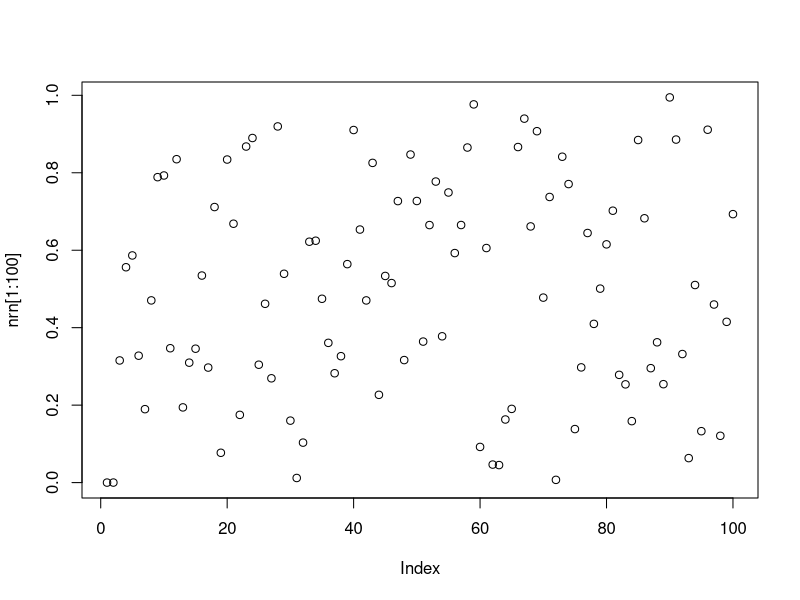
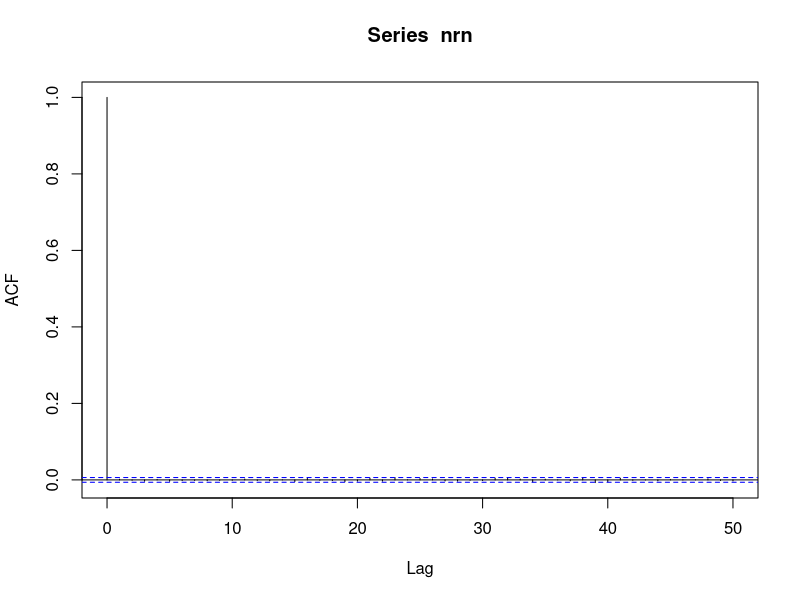
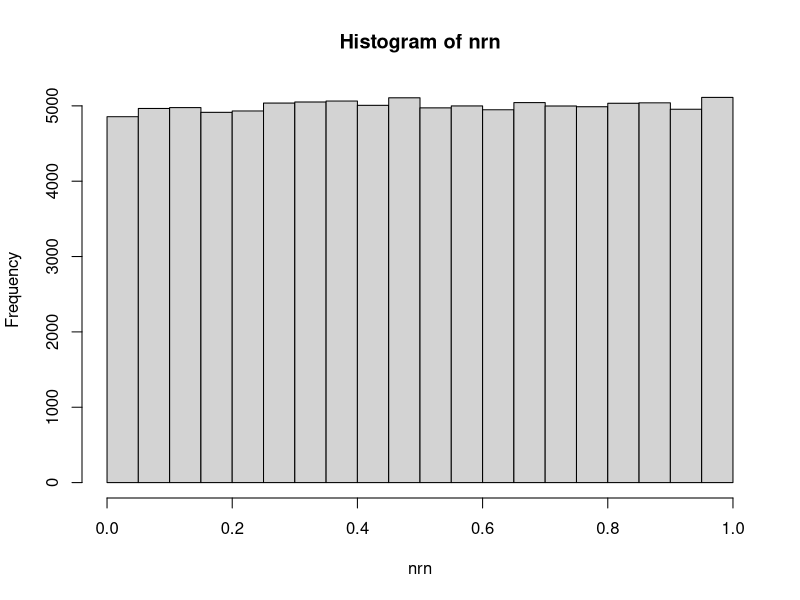
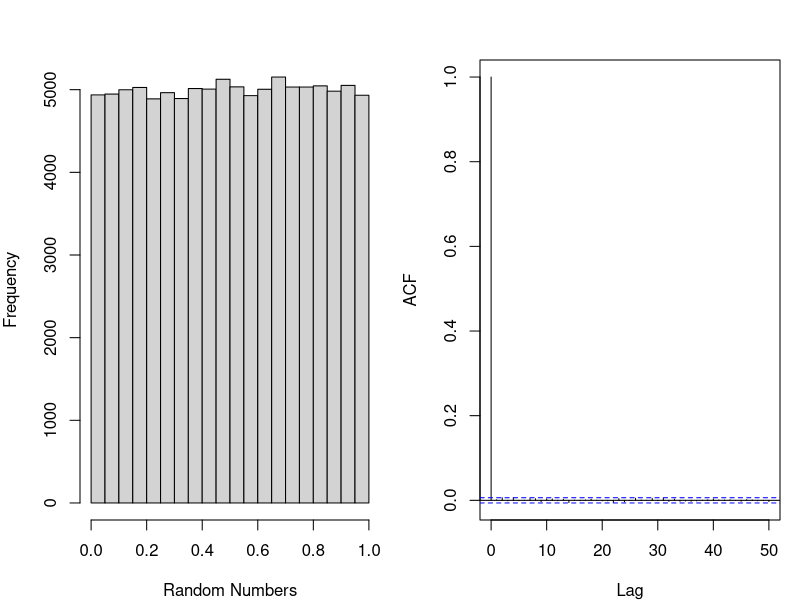
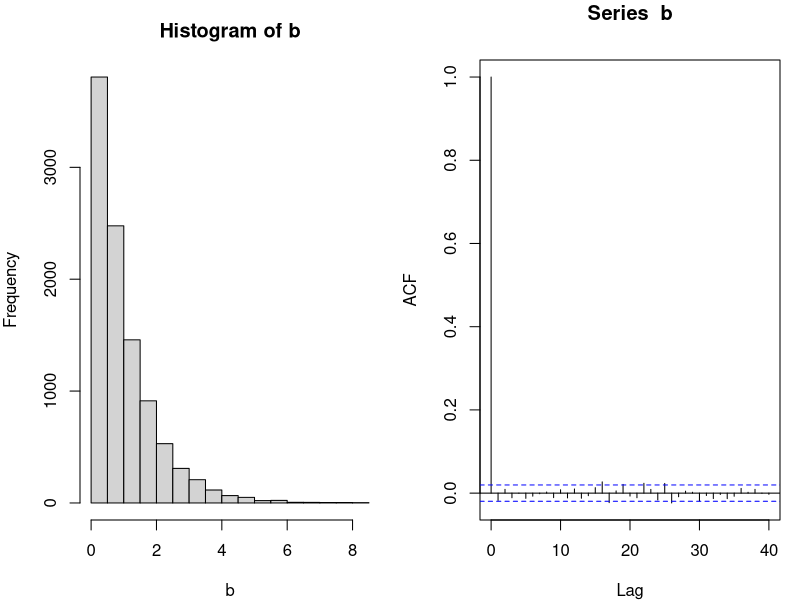
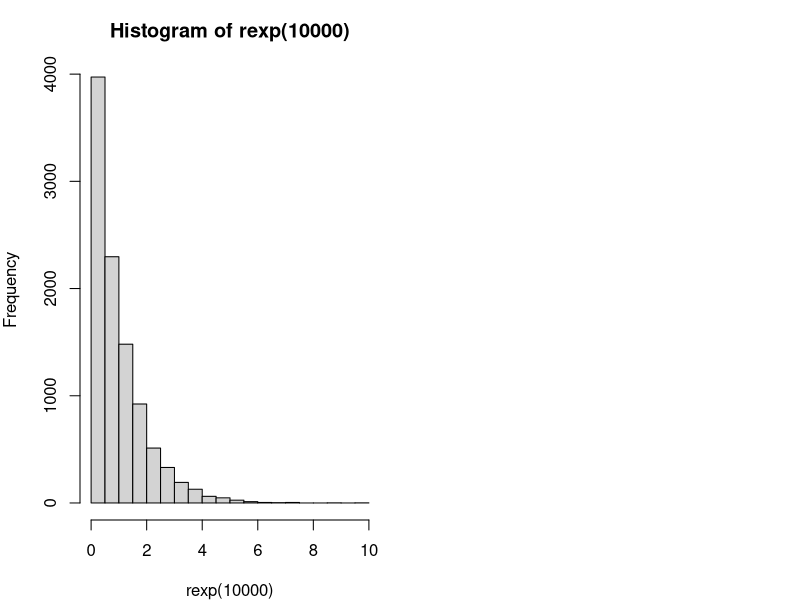
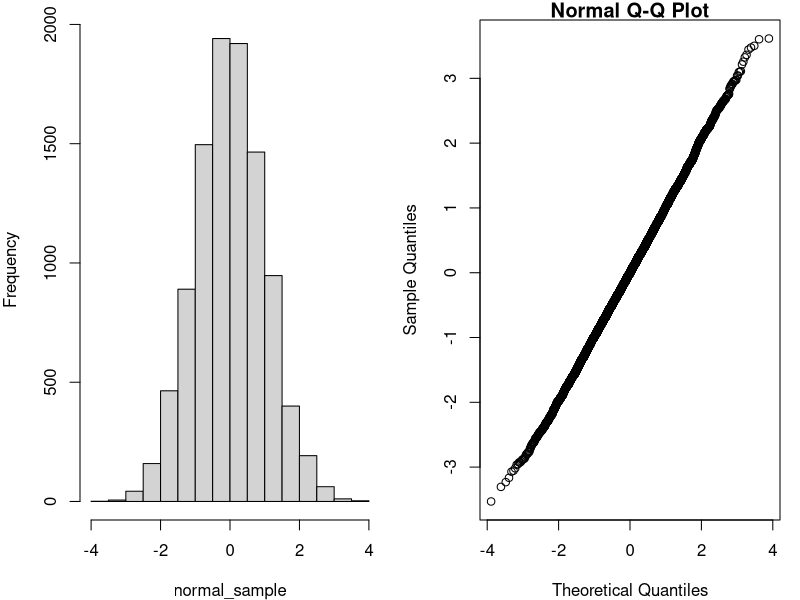
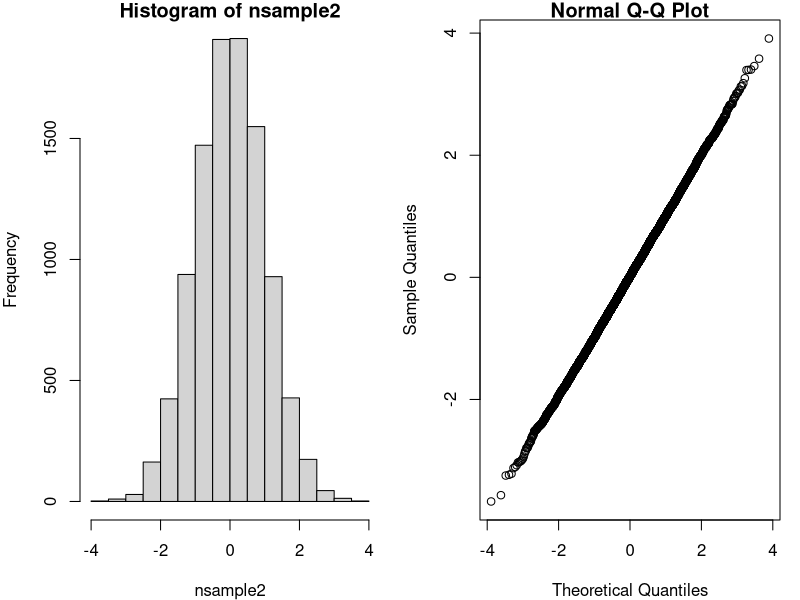

Write R code to recreate these figures, in order.
## ---- chunk 1


A <- 7^5
M <-  2^31-1

N <- 100000
rn <- rep (0, N)
rn[1] <- 10
for (i in 2:length (rn))
{
    rn[i] <- (A * rn[i-1] ) %% M
}

nrn <- rn/(M-2)
plot (nrn[1:100])
acf (nrn)
hist (nrn)


n <- 100000
a <- runif(n)
par(mfrow=c(1,2),mar=c(4,4,3,1))
hist(a,xlab="Random Numbers",main="")

acf(a,main="")

## ---- chunk 2
# generate exponenail random numbers

#use method of inverse cdf to generate iid sample from exp(1)
gen_exp <- function(n)
{
    #generate unif(0,) random numbers
    u <- runif(n)
    #transform the random numbers
    -log(1-u)
}

b <- gen_exp (10000)
hist (b)
acf (b)

## r built in generators
hist (rexp (10000))

## ---- chunk 3
gen_normal <- function(n)
{
    #calculates size of random samples, which is greater than half of n
    size_sample <- ceiling(n/2)
    
    R <- sqrt(2*rexp(size_sample))
    theta <- runif(size_sample,0,2*pi)
    
    X <- R*cos(theta)  
    Y <- R*sin(theta)
    
    c(X,Y)[1:n]  
}

normal_sample <- gen_normal(10000)

par(mfrow=c(1,2),mar=c(4,4,1,1))

hist(normal_sample,main="")

qqnorm(normal_sample)

nsample2 <- rnorm (10000) 
hist (nsample2)
qqnorm (nsample2)

## ---- chunk 4

n <- 10000
rn <- rgamma (n, shape = 2)

par (mfcol = c(2,2))
plot (rn[1:100])
hist (rn)

plot (cumsum(rn)/(1:n), main = "Demonstrating LLN", log = "x"); abline (h = 2)
plot ((cumsum(rn)/(1:n) - 2) / sqrt(2/(1:n)), ylim = c(-3,3), main="Demonstrating CLT")
abline (h = c(0, -2,2), lty = c(1,2,2))



## ---- chunk 5

#### an application of monte carlo method in estimating pi

# n is the number of samples drawn uniformly from the rectangle (-1,1)  * (-1,1)
# an estimate of pi is returned
pi_est_mc <- function(n)
{
    #X and Y are independent, each with marginal distribution unif(-1,1)
    X <- runif(n,-1,1)
    Y <- runif(n,-1,1)
    
    Z <- 4 * (X^2 + Y^2 <= 1)
    mu <- mean (Z)
    error <- 1.96 * sd (Z) /sqrt (n)
    list (pi.est = mu, error.95perc = error, ci.95perc = mu + c(-error, error))
}  

pi_est_mc (100)
pi_est_mc (10000)
pi_est_mc (100000)
pi_est_mc (10000000)
